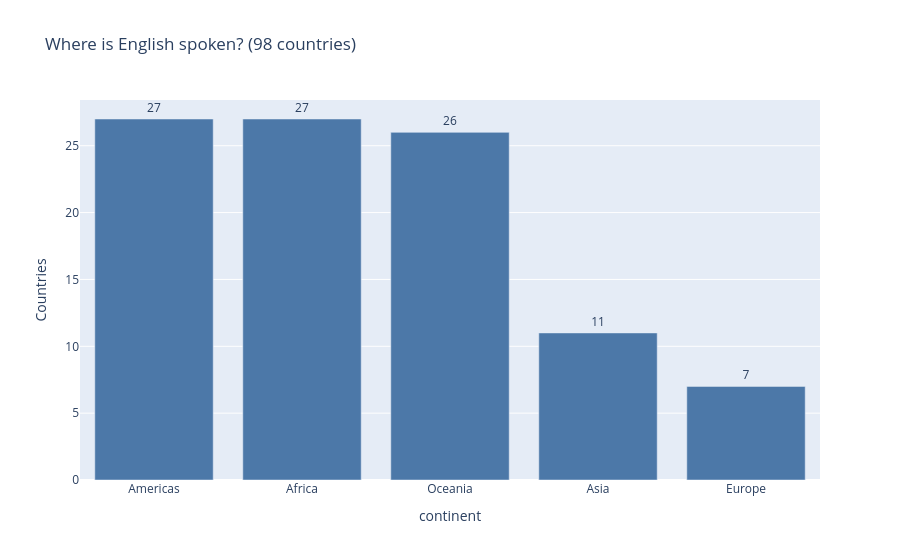

Write notebook code for a chart like this one.
### Markdown cell above
## 5 · Continent distribution for English

### Code cell
eng = db.languages.get("eng")
cont_counts = {}
for country in eng.countries:
    cont = country.continent.label
    cont_counts[cont] = cont_counts.get(cont, 0) + 1

cont_df = pd.DataFrame([
    {"continent": k, "countries": v} for k, v in sorted(cont_counts.items(), key=lambda x: -x[1])
])

fig2 = px.bar(
    cont_df,
    x="continent",
    y="countries",
    text="countries",
    title=f"Where is {eng.label} spoken? ({len(eng.countries)} countries)",
    labels={"countries": "Countries"},
    color_discrete_sequence=["#4c78a8"],
)
fig2.update_traces(textposition="outside")
fig2.show()

### Figure 1 — Plotly figure (JSON) as saved in the notebook; plotly's stock layout.template omitted (floating-point values rounded to 4 significant figures)
{"data": [{"hovertemplate": "continent=%{x}<br>Countries=%{text}<extra></extra>", "legendgroup": "", "marker": {"color": "#4c78a8", "pattern": {"shape": ""}}, "name": "", "orientation": "v", "showlegend": false, "text": [27.0, 27.0, 26.0, 11.0, 7.0], "textposition": "outside", "type": "bar", "x": ["Americas", "Africa", "Oceania", "Asia", "Europe"], "xaxis": "x", "y": [27, 27, 26, 11, 7], "yaxis": "y"}], "layout": {"barmode": "relative", "legend": {"tracegroupgap": 0}, "title": {"text": "Where is English spoken? (98 countries)"}, "xaxis": {"anchor": "y", "domain": [0, 1], "title": {"text": "continent"}}, "yaxis": {"anchor": "x", "domain": [0, 1], "title": {"text": "Countries"}}}}
